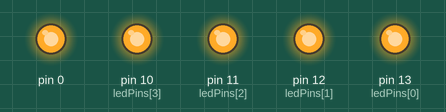
Simulated run of this sketch. Board: Arduino Uno, built with avr-gcc and run on an emulated ATmega328P. Parts: output pins drawn as LEDs (lit = HIGH).

Above: at 0.5 s.
At 2.5 s:
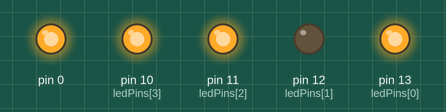
At 4.5 s:
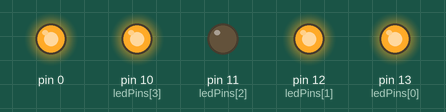
At 8.5 s:
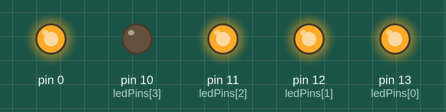
At 12.5 s:
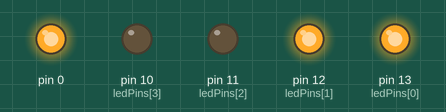
At 17.5 s:
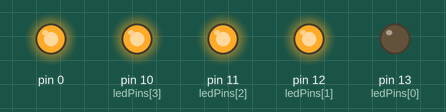
Timing chart, 0 to 18.4 s (numbered marks = the images above):
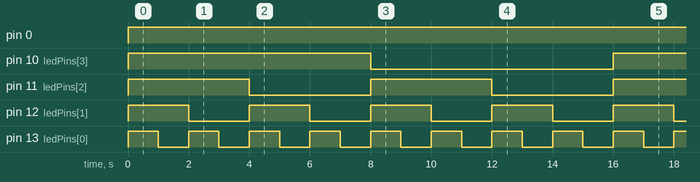

The sketch:

aufgabe2_1.ino
```cpp
const int ledPins[] = {13, 12, 11, 10};                 // Ein Array für LEDs erstellt
const int numLeds = sizeof(ledPins);                    // Größe des Arrays
const int dly = 1000;                                   // delay (1 s)


void setup() {
  for (int i = 0; i < numLeds-1; i++){                  // -1 da die Schleife nur 3 zusätzliche iterationen durchlaufen soll (basierend auf warning beim compilieren)
    pinMode(ledPins[i], OUTPUT);                        // Pins 10-13 werden als Outputs deklariert
  }
}


void setLED(int value){
    for (int n=0; n < numLeds-1; n++) {                    // Zählt Bitstellen und Pinnr. für LED
      if (bitRead(value, n)) digitalWrite(ledPins[n], LOW);   // Wenn Bit an Stelle n = 1, schalte LED an
      else digitalWrite(ledPins[n], HIGH);                    // Wenn Bit an Stelle n = 0, schalte LED aus
  }
}


void loop() {
  for(int count = 0; count < pow(2, numLeds); count++){  // Zählt bis 15 hoch
    setLED(count);                                       // Übergibt die Zahl an die Hilfsfunktion setLED
    delay(dly);                                          // Sekundentakt
  }
}
```

Measured:
- by itself, pin 0: LOW → HIGH at 0.00 s
- by itself, pin 10 (ledPins[3]): alternates HIGH for 8.0 s and LOW for 8.0 s
- by itself, pin 11 (ledPins[2]): alternates HIGH for 4.0 s and LOW for 4.0 s
- by itself, pin 12 (ledPins[1]): alternates HIGH for 2.0 s and LOW for 2.0 s
- by itself, pin 13 (ledPins[0]): alternates HIGH for 1.0 s and LOW for 1.0 s
